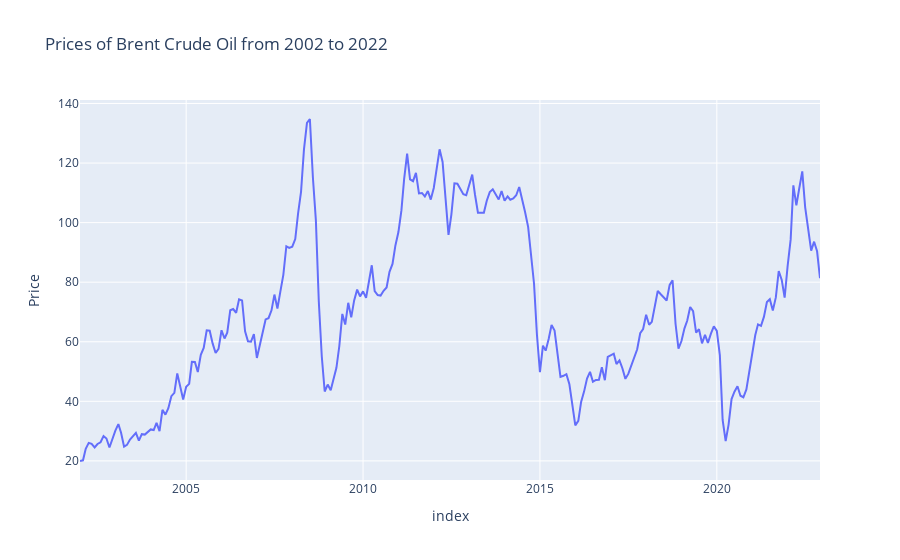

Write notebook code for a chart like this one.
### Markdown cell above
3. **Visualize Data**: Plot the data with price on the y axis and dates on the x axis

### Code cell
# plot the data
px.line(data, x=data.index, y='Price', title='Prices of Brent Crude Oil from 2002 to 2022')

### Figure 1 — Plotly figure (JSON) as saved in the notebook; plotly's stock layout.template omitted (floating-point values rounded to 4 significant figures; data arrays with more than 128 entries replaced by an {"elided": "..."} marker saying what was removed)
{"data": [{"hovertemplate": "index=%{x}<br>Price=%{y}<extra></extra>", "legendgroup": "", "line": {"color": "#636efa", "dash": "solid"}, "marker": {"symbol": "circle"}, "mode": "lines", "name": "", "orientation": "v", "showlegend": false, "type": "scatter", "x": {"elided": "252 str values"}, "xaxis": "x", "y": {"elided": "252 float values"}, "yaxis": "y"}], "layout": {"legend": {"tracegroupgap": 0}, "title": {"text": "Prices of Brent Crude Oil from 2002 to 2022"}, "xaxis": {"anchor": "y", "domain": [0, 1], "title": {"text": "index"}}, "yaxis": {"anchor": "x", "domain": [0, 1], "title": {"text": "Price"}}}}
